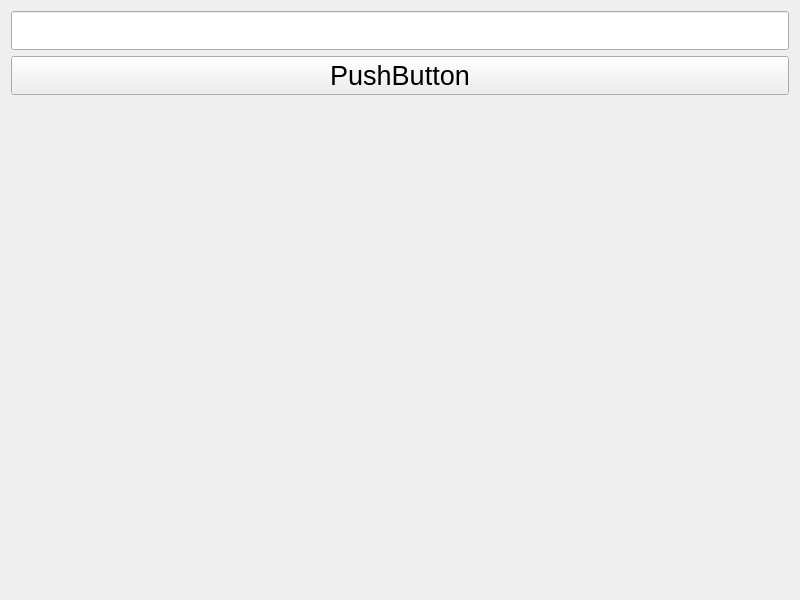
<?xml version="1.0" encoding="UTF-8"?>
<ui version="4.0">
 <class>Widget</class>
 <widget class="QWidget" name="Widget">
  <property name="geometry">
   <rect>
    <x>0</x>
    <y>0</y>
    <width>800</width>
    <height>600</height>
   </rect>
  </property>
  <property name="windowTitle">
   <string>Widget</string>
  </property>
  <layout class="QGridLayout" name="gridLayout">
   <item row="1" column="0">
    <widget class="QPushButton" name="pushButton">
     <property name="font">
      <font>
       <pointsize>20</pointsize>
      </font>
     </property>
     <property name="text">
      <string>PushButton</string>
     </property>
    </widget>
   </item>
   <item row="0" column="0">
    <widget class="QLineEdit" name="lineEdit">
     <property name="font">
      <font>
       <pointsize>20</pointsize>
      </font>
     </property>
     <property name="text">
      <string/>
     </property>
    </widget>
   </item>
   <item row="2" column="0">
    <widget class="QLabel" name="label">
     <property name="font">
      <font>
       <pointsize>20</pointsize>
      </font>
     </property>
     <property name="text">
      <string/>
     </property>
    </widget>
   </item>
  </layout>
 </widget>
 <resources/>
 <connections/>
</ui>
